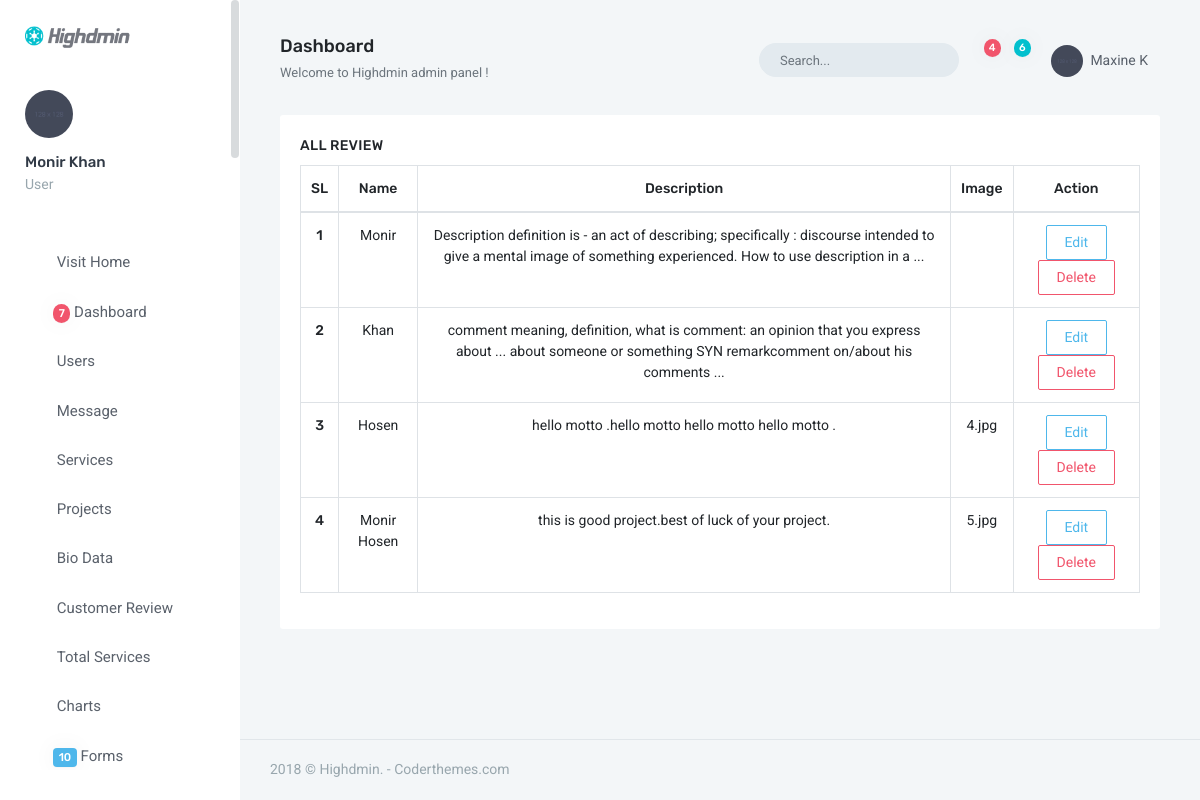
Screenshot of /backend/test/test-view.php (signed in) with the database file from the repository.
### tables this page shows
CREATE TABLE `tests` (
  `id` int(11) NOT NULL,
  `name` varchar(255) NOT NULL,
  `description` varchar(255) NOT NULL,
  `image` varchar(255) DEFAULT NULL
);

### backend/test/test-view.php (the view, shortened to what this page needs)
<?php
    require '../inc/header.php';
    require '../../db.php';
?>
<div class="content">
                    <div class="container-fluid">
                        <div class="row">
                            <div class="col-lg-12">
                                <div class="card-box">
                                    <h4 class="m-t-0 header-title">All Review</h4>
                                    <table class="table table-bordered text-center">
                                        <thead>
                                        <tr>
                                            <th>SL</th>
                                            <th>Name</th>
                                            <th>Description</th>
                                            <th>Image</th>
                                            <th>Action</th>
                                        </tr>
                                        </thead>
                                        <tbody>
                                            <?php
                                            $select="SELECT * FROM  tests";
                                            $query=mysqli_query($db,$select);
                                            foreach ($query as $key => $tests) {
                                                ?>
                                                <tr class="text-center">
                                                    <th scope="row"><?php echo $key+1?></th>
                                                    <td><?php echo $tests['name']?></td>
                                                    <td><?php echo $tests['description']?></td>
                                                    <td><?php echo $tests['image']?></td>
                                                    <td ><a href="test-edit.php?id=<?php echo $value['id']?>" class="btn btn-outline-info">Edit</a>
                                                    <a href="delete-test.php?id=<?php echo $value['id']?>" class="btn btn-outline-danger">Delete</a>
                                                    </td>
                                                </tr>
                                                <?php
                                            }
                                            ?>
                                        </tbody>
                                    </table>
                                </div>
                            </div>
                        </div>
                    </div>
</div>
<?php require '../inc/footer.php'; ?>

### rows the page displays
tests: name "Monir", description "Description definition is - an act of describing; specifically : discourse intended to give a mental image of something experienced. How to use description in a ..."
tests: name "Khan", description "comment meaning, definition, what is comment: an opinion that you express about ... about someone or something SYN remarkcomment on/about his comments ..."
tests: name "Hosen", description "hello motto .hello motto hello motto hello motto .", image "4.jpg"
tests: name "Monir Hosen", description "this is good project.best of luck of your project.", image "5.jpg"

### other values shown
$_SESSION['name'] "Monir Khan"
